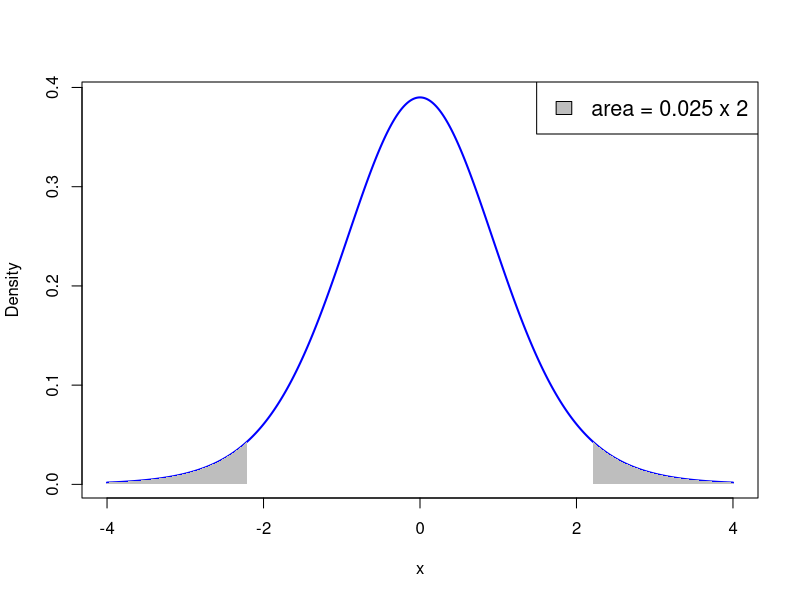
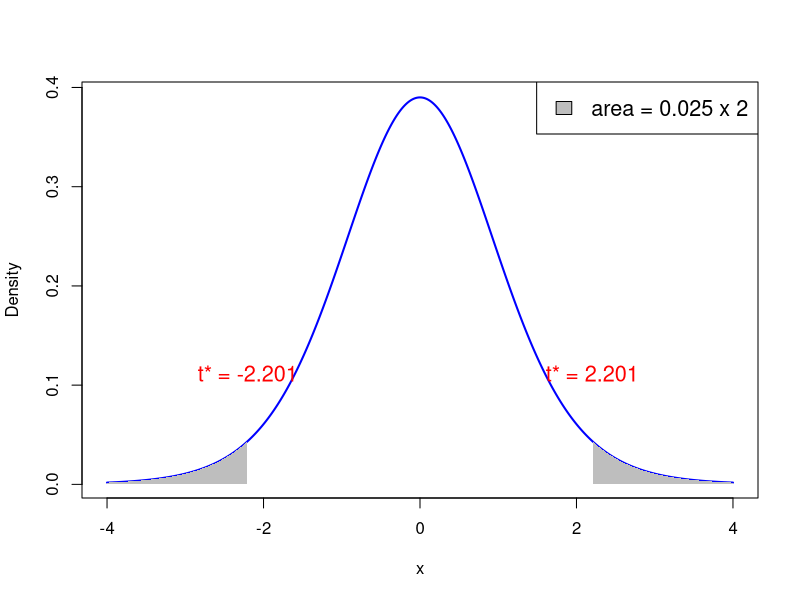
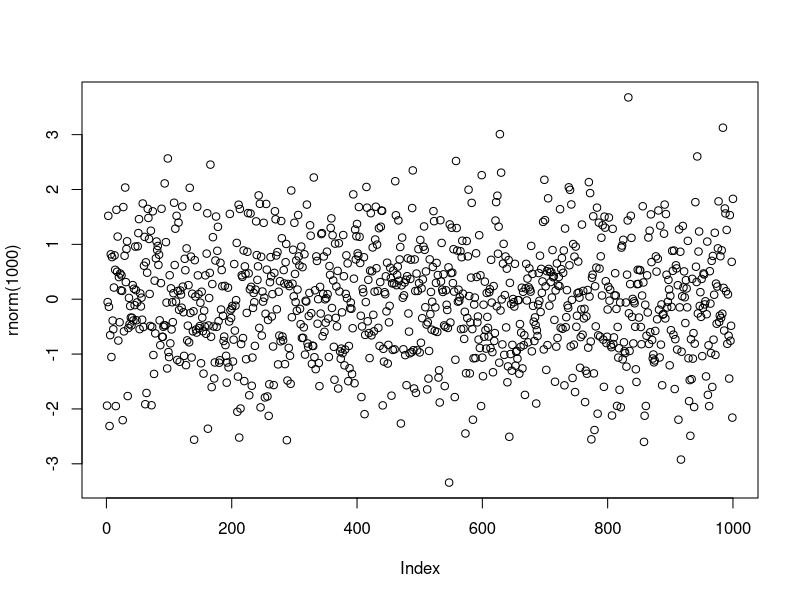
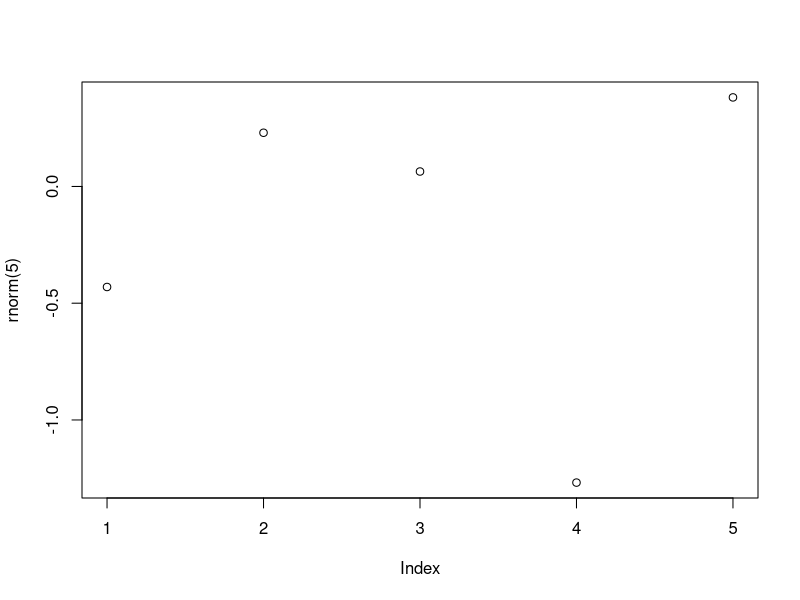
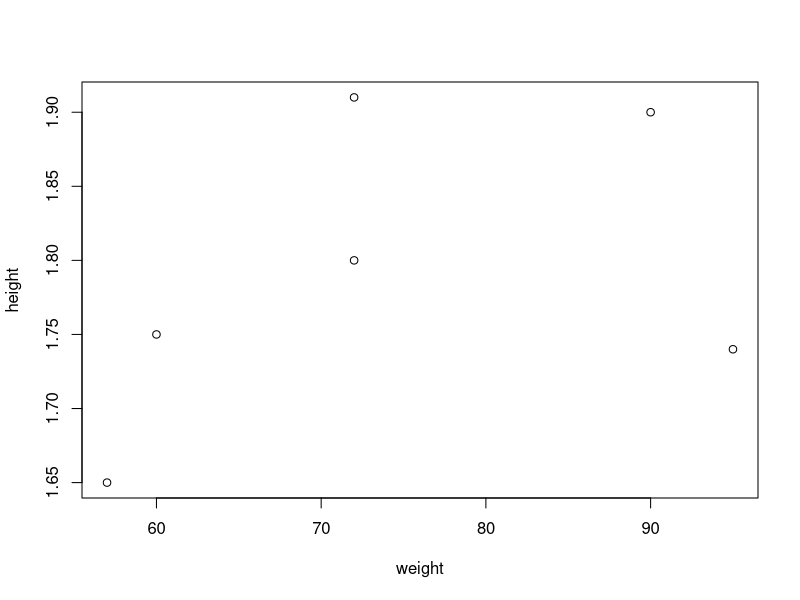
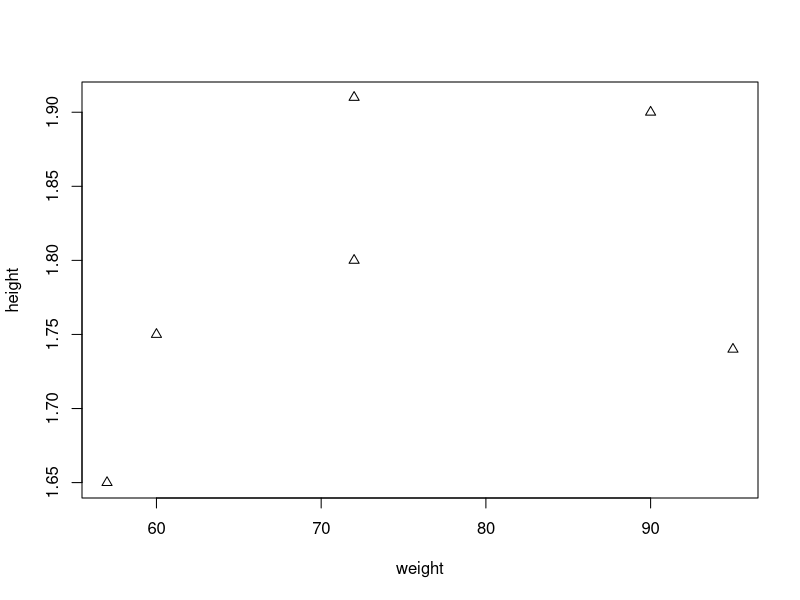
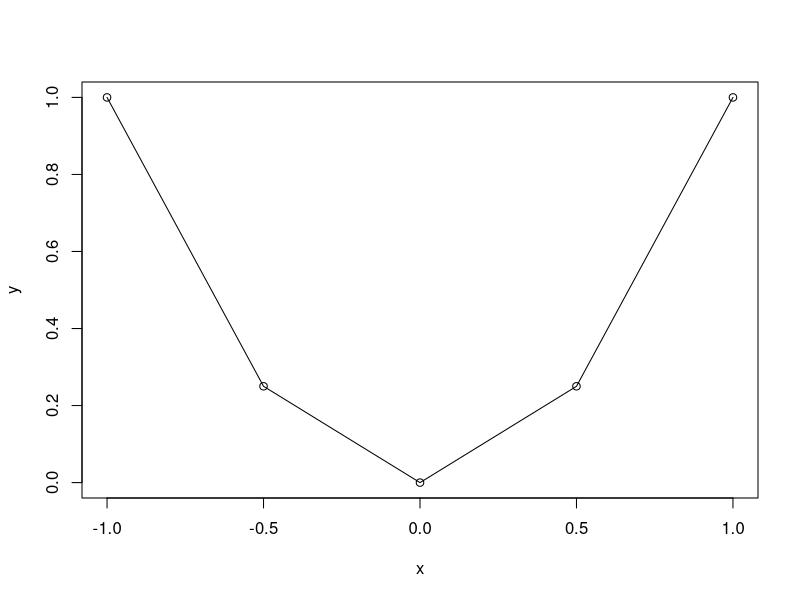
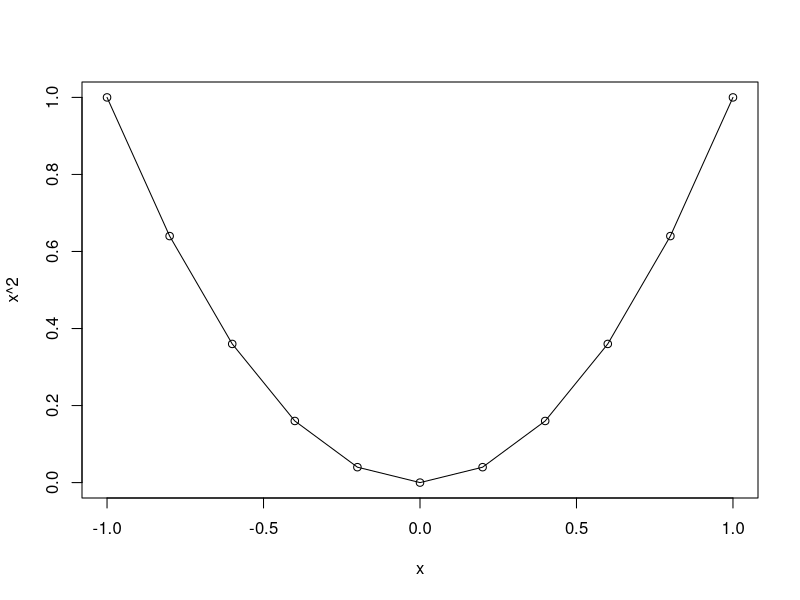

Generate these figures, in order, with R:
## ---- chunk 1
# Degrees of freedom
df <- 11

# Values for x-axis
x <- seq(-4, 4, length.out = 1000)

# Calculate PDF of t-distribution
pdf <- dt(x, df)

# Plot PDF
plot(x, pdf, type = "l", col = "blue", lwd = 2, xlab = "x", ylab = "Density")

# Shade area where p-value < 0.025
x_fill_left <- x[x <= qt(0.025, df)]
y_fill_left <- pdf[x <= qt(0.025, df)]
polygon(c(x_fill_left, rev(x_fill_left)), c(y_fill_left, rep(0, length(y_fill_left))), col = "gray", border = NA)

# Shade area where p-value > 0.975
x_fill_right <- x[x >= qt(0.975, df)]
y_fill_right <- pdf[x >= qt(0.975, df)]
polygon(c(x_fill_right, rev(x_fill_right)), c(y_fill_right, rep(0, length(y_fill_right))), col = "gray", border = NA)

# Add legend
legend("topright", legend = c("area = 0.025 x 2"), fill = "gray", cex = 1.3)


## ---- chunk 2
# Degrees of freedom
df <- 11

# Values for x-axis
x <- seq(-4, 4, length.out = 1000)

# Calculate PDF of t-distribution
pdf <- dt(x, df)

# Plot PDF
plot(x, pdf, type = "l", col = "blue", lwd = 2, xlab = "x", ylab = "Density")

# Shade area where p-value < 0.025
x_fill_left <- x[x <= qt(0.025, df)]
y_fill_left <- pdf[x <= qt(0.025, df)]
polygon(c(x_fill_left, rev(x_fill_left)), c(y_fill_left, rep(0, length(y_fill_left))), col = "gray", border = NA)

# Shade area where p-value > 0.975
x_fill_right <- x[x >= qt(0.975, df)]
y_fill_right <- pdf[x >= qt(0.975, df)]
polygon(c(x_fill_right, rev(x_fill_right)), c(y_fill_right, rep(0, length(y_fill_right))), col = "gray", border = NA)

# Add annotations for p value = 0.025 on both sides
text(qt(0.025, df), dt(qt(0.025, df), df) + 0.05, paste("t* =", round(qt(0.025, df), 4)), pos = 3, col = "red", cex = 1.3, adj = c(8.5, 4.5))
text(qt(0.975, df), dt(qt(0.975, df), df) + 0.05, paste("t* =", round(qt(0.975, df), 4)), pos = 3, col = "red", cex = 1.3, adj = c(5.5, 4.5))

# Add legend
legend("topright", legend = c("area = 0.025 x 2"), fill = "gray", cex = 1.3)


## ---- chunk 3
#| echo: true
plot(rnorm(1000))
## ---- chunk 4
#| echo: true

2 + 2
2 * 3 - 1 + 2 ^ 7
exp(-10)
log(2)
pi
sin(pi/2)

## ---- chunk 5
#| echo: true

# This is a comment in R
# Comments are ignored by R

1 + 1   # This works out the result of one plus one!
## ---- chunk 6
#| echo: true
rnorm(5)
## ---- chunk 7
#| echo: true
#| output-location: slide
plot(rnorm(5))
## ---- chunk 8
#| echo: true
# Store 2 in the variable x
x <- 2

# Print x to screen
x
## ---- chunk 9
#| echo: true
# Assign 2 to x
x <- 2

# Compute x + x and print to screen
x + x

# x still contains 2
x
## ---- chunk 10
x <- 2
print(x)
## ---- chunk 11
#| echo: true
sentence <- "Stats is great!"
print(sentence)
## ---- chunk 12
#| echo: true
sentence <- "Stats is great!"
cat(sentence)
## ---- chunk 13
#| echo: true

# Store the result of 2 + 2 in variable two.plus.two

two.plus.two <- 2 + 2

# We want to print to screen the following message:
# "The result of 2 + 2 is two.plus.two"

cat("The result of 2 + 2 is", two.plus.two)
## ---- chunk 14
# This codes sums two numbers and prints result on screen
x <- 1
y <- 2

result <- x + y

# Print the result on screen
cat("Code run successfully!")
cat("The sum of", x , "and", y, "is", result)
## ---- chunk 15
rm(list = ls())
## ---- chunk 16
#| echo: true

# Create 3 variables x, y, z
x <- 2
y <- "Dog"
z <- pi

# Workspace contains variables x, y, z
# This can be displayed by using ls()
ls()
## ---- chunk 17
#| echo: true

# Create 3 variables x, y, z
x <- 2
y <- "Dog"
z <- pi

# Remove x from workspace
rm(x)

# Now the workspace contains only y and z
ls( )
## ---- chunk 18
#| echo: true

# Create 3 variables x, y, z
x <- 2
y <- "Dog"
z <- pi

# Remove all variables from workspace
rm(list = ls())

# Let us check that the workspace is empty
ls( )
## ---- chunk 19
#| echo: true

# Constuct a vector and store it in variable "vector"
vector <- c(60, 72, 57, 90, 95, 72)

# Print vector
print(vector)
## ---- chunk 20
#| echo: true

# Constuct two vectors of radius and height of 6 cylinders
radius <- c(6, 7, 5, 9, 9, 7)
height <- c(1.7, 1.8, 1.6, 2, 1, 1.9)

# Compute the volume of each cylinder and store it in "volume"
volume <- pi * radius^2 * height

# Print volume
print(volume)
## ---- chunk 21
#| echo: true

a <- c(1, 2, 3, 4, 5, 6, 7)
b <- c(0, 1)

a + b
## ---- chunk 22
#| echo: true

vector <- c(1, 2, 3, 4, 5, 6)
scalar <- 2

# Multiplication of vector by a scalar
vector * scalar

# Summing a scalar to each component of a vector
vector + scalar
## ---- chunk 23
x <- c(1, 2, 3, 4, 5)

sum <- sum(x)
length <- length(x)

cat("Here is the vector x: (", x, ")")
cat("The components of vector x sum to", sum)
cat("The length of vector x is", length)
## ---- chunk 24
# First store the wage data into a vector
x <- c(36, 40, 46, 54, 57, 58, 59, 60, 62, 63)

# Let us compute the mean by using formula
xbar = sum(x) / length(x)

# Compute the mean by using built in R function
xbar_check = mean(x)

# We now print both results to screen
cat("Sample mean computed with formula is", xbar)
cat("Sample mean computed with R function is", xbar_check)
cat("They coincide!")
## ---- chunk 25
# Again, store the wage data into a vector
x <- c(36, 40, 46, 54, 57, 58, 59, 60, 62, 63)

# Compute the sample variance using formula
xbar = mean(x)
n = length(x)
s2 = sum( (x - xbar)^2 ) / (n - 1) 

# Compute the sample variance using built in R function
s2_check = var(x)

# We now print both results to screen
cat("Sample variance computed with formula is", s2)
cat("Sample variance computed with R function is", s2_check)
cat("They coincide!")
## ---- chunk 26
# Enter CCI data using c()
score_2007 <- c(86, 86, 88, 90, 99, 97, 97, 96, 99, 97, 90, 90)
score_2009 <- c(24, 22, 21, 21, 19, 18, 17, 18, 21, 23, 22, 21)

# Compute vector of differences in CCI
difference <- score_2007 - score_2009

# Perform t-test with null hypothesis mu0 = 0
t.test(difference, mu = 0)
## ---- chunk 27
# Enter CCI data using c()
score_2007 <- c(86, 86, 88, 90, 99, 97, 97, 96, 99, 97, 90, 90)
score_2009 <- c(24, 22, 21, 21, 19, 18, 17, 18, 21, 23, 22, 21)
difference <- score_2007 - score_2009

# Store output of t-test
t_test_result <- t.test(difference, mu = 0)

# Capture output from print
output <- capture.output(print(t_test_result))

# Print only one line of the output
cat(output[2])
## ---- chunk 28
# Enter CCI data using c()
score_2007 <- c(86, 86, 88, 90, 99, 97, 97, 96, 99, 97, 90, 90)
score_2009 <- c(24, 22, 21, 21, 19, 18, 17, 18, 21, 23, 22, 21)
difference <- score_2007 - score_2009

# Store output of t-test
t_test_result <- t.test(difference, mu = 0)

# Capture output from print
output <- capture.output(print(t_test_result))

# Print only one line of the output
cat(output[4])
## ---- chunk 29
# Enter CCI data using c()
score_2007 <- c(86, 86, 88, 90, 99, 97, 97, 96, 99, 97, 90, 90)
score_2009 <- c(24, 22, 21, 21, 19, 18, 17, 18, 21, 23, 22, 21)
difference <- score_2007 - score_2009

# Store output of t-test
t_test_result <- t.test(difference, mu = 0)

# Capture output from print
output <- capture.output(print(t_test_result))

# Print only one line of the output
cat(output[5])
## ---- chunk 30
# Enter CCI data using c()
score_2007 <- c(86, 86, 88, 90, 99, 97, 97, 96, 99, 97, 90, 90)
score_2009 <- c(24, 22, 21, 21, 19, 18, 17, 18, 21, 23, 22, 21)
difference <- score_2007 - score_2009

# Store output of t-test
t_test_result <- t.test(difference, mu = 0)

# Capture output from print
output <- capture.output(print(t_test_result))

# Print only one line of the output
cat(output[6])
## ---- chunk 31
# Enter CCI data using c()
score_2007 <- c(86, 86, 88, 90, 99, 97, 97, 96, 99, 97, 90, 90)
score_2009 <- c(24, 22, 21, 21, 19, 18, 17, 18, 21, 23, 22, 21)
difference <- score_2007 - score_2009

# Store output of t-test
t_test_result <- t.test(difference, mu = 0)

# Capture output from print
output <- capture.output(print(t_test_result))

# Print only one line of the output
cat(output[7])
cat(output[8])
## ---- chunk 32
# Enter CCI data using c()
score_2007 <- c(86, 86, 88, 90, 99, 97, 97, 96, 99, 97, 90, 90)
score_2009 <- c(24, 22, 21, 21, 19, 18, 17, 18, 21, 23, 22, 21)
difference <- score_2007 - score_2009

# Store output of t-test
t_test_result <- t.test(difference, mu = 0)

# Capture output from print
output <- capture.output(print(t_test_result))

# Print only one line of the output
cat(output[7])
cat(output[8])
## ---- chunk 33
# Enter CCI data using c()
score_2007 <- c(86, 86, 88, 90, 99, 97, 97, 96, 99, 97, 90, 90)
score_2009 <- c(24, 22, 21, 21, 19, 18, 17, 18, 21, 23, 22, 21)
difference <- score_2007 - score_2009

# Store output of t-test
t_test_result <- t.test(difference, mu = 0)

# Capture output from print
output <- capture.output(print(t_test_result))

# Print only one line of the output
cat(output[7])
cat(output[8])
## ---- chunk 34
# Enter CCI data using c()
score_2007 <- c(86, 86, 88, 90, 99, 97, 97, 96, 99, 97, 90, 90)
score_2009 <- c(24, 22, 21, 21, 19, 18, 17, 18, 21, 23, 22, 21)
difference <- score_2007 - score_2009

# Store output of t-test
t_test_result <- t.test(difference, mu = 0)

# Capture output from print
output <- capture.output(print(t_test_result))

# Print only one line of the output
cat(output[9])
cat(output[10])
cat(output[11])
## ---- chunk 35
#| echo: true
#| output-location: slide

# Store weight and height data in 2 vectors
weight <- c(60, 72, 57, 90, 95, 72)
height <- c(1.75, 1.80, 1.65, 1.90, 1.74, 1.91)

# Plot weight against height
plot(weight, height)
## ---- chunk 36
#| echo: true
#| output-location: slide

# Store weight and height data in 2 vectors
weight <- c(60, 72, 57, 90, 95, 72)
height <- c(1.75, 1.80, 1.65, 1.90, 1.74, 1.91)

# Plot weight against height using little triangles
plot(weight, height, pch = 2)
## ---- chunk 37
#| echo: true
#| output-location: slide

# Input vector for grid of x coordinates
x <- c(-1, -0.5, 0, 0.5, 1)

# Compute the function y=x^2 on the grid
y <- x^2

# Generate scatter plot of (x,y)
plot(x, y)

# Add linear interpolation
lines(x, y)
## ---- chunk 38
#| echo: true
x <- seq(from = 2, to = 20, by = 2)
print(x)
## ---- chunk 39
x <- seq(from = 1, to = 11, by = 2)
y <- seq(1, 11, 2)

cat("Vector x is: (", x, ")")
cat("Vector y is: (", y, ")")
cat("They are the same!")
## ---- chunk 40
#| echo: true

x <- seq(from = -1, to = 1, by = 0.2)
print(x)
## ---- chunk 41
#| echo: true
#| 
# Use seq() to generate x grid
x <- seq(from = -1, to = 1, by = 0.2)

# Plot the function y=x^2
plot(x, x^2)
lines(x, x^2)
## ---- chunk 42
#| echo: true
#| output-location: slide

x <- rnorm(1000)

plot(x)
## ---- chunk 43
#| echo: true
seq(1, 11, length.out = 6)
## ---- chunk 44
#| echo: true
seq(1, 11, 6)
## ---- chunk 45
my_mean <- function(vector = x) {
  
  mean_of_x <- sum(x) / length(x)
  
  return(mean_of_x)  
}

# Generate a random vector of 1000 entries from N(0,1)
x <- rnorm(1000)

# Compute mean of x with my_mean
xbar <- my_mean(x)

# Compute mean of x with built in function mean
xbar_check <- mean(x)
  
cat("Mean of x computed with my_mean is:", xbar)
cat("Mean of x computed with R mean is:", xbar_check)
cat("They coincide!")
## ---- chunk 46
#| echo: true
x <- c("Red", "Green", "Blue")
print(x)
## ---- chunk 47
#| echo: true
x <- c('Red', 'Green', 'Blue')
print(x)
## ---- chunk 48
x <- c("Red", "Green", "Blue")
print(x)
cat(x)
## ---- chunk 49
y <- c("Red Green", "Blue")
print(y)
cat(y)
## ---- chunk 50
#| echo: true

# Create logical vector
x <- c(T, T, F, T, NA)

# Print the logical vector
print(x)
## ---- chunk 51
# Generate a vector containing sequence 1 to 8
x <- seq(from = 1 , to = 8, by = 1)

# Generate vector of flags for entries strictly above 5
y <- ( x > 5 )

cat("Vector x is: (", x, ")")
cat("Entries above 5 are: (", y, ")")
## ---- chunk 52
#| echo: true
T + T
T + F
## ---- chunk 53
#| echo: true
F + F
F + T + 3
## ---- chunk 54
# Generate vector with 1000 normal entries
x <- rnorm(1000)

# Generate logical vector of entries above 0
y <- (x > 0)

# Count entries above zero
above_zero <- sum(y)

cat("Number of entries which are above the average 0 is", above_zero)
cat("This is pretty close to 500!")
## ---- chunk 55
#| echo: true

2 * NA
NA + NA
T + NA
## ---- chunk 56
#| echo: true

vector <- c("Cat", "Dog", "Mouse")

second_element <- vector[2]           # Access 2nd entry of vector

print(second_element)
## ---- chunk 57
#| echo: true

vector <- c("Cat", "Dog", "Mouse")

# We replace 2nd entry of vector with string "Horse"
vector[2] <- "Horse"

print(vector)
## ---- chunk 58
#| echo: true

vector <- c(11, 22, 33, 44, 55, 66, 77, 88, 99, 100)

# We store 1st, 3rd, 5th entries of vector in slice
slice <- vector[c(1, 3, 5)]   

print(slice)

## ---- chunk 59
#| echo: true

vector <- c(11, 22, 33, 44, 55, 66, 77, 88, 99, 100)

# We store 2nd to 7th entries of vector in slice
slice <- vector[2:7]

print(slice)
## ---- chunk 60
# Create a vector x
x <- c(11, 22, 33, 44, 55, 66, 77, 88, 99, 100)

# Print vector x
cat("Vector x is:", x)

# Delete 2nd, 3rd and 7th entries of x
x <- x[ -c(2, 3, 7) ]

# Print x again
cat("Vector x with 2nd, 3rd and 7th entries removed:", x)
## ---- chunk 61
# Create numeric vector x
x <- c(5, -2.3, 4, 4, 4, 6, 8, 10, 40221, -8)

# Get negative components from x and store them in neg_x
neg_x <- x[ x < 0 ]

cat("Vector x is:", x)
cat("Negative components of x are:", neg_x)
## ---- chunk 62
# Create numeric vector
x <- c(5, -2.3, 4, 4, 4, 6, 8, 10, 40221, -8)

# Get components between 0 and 100
range_x <- x[ (x > 0) & (x < 100) ]

cat("Vector x is:", x)
cat("Components of x between 0 and 100 are:", range_x)
## ---- chunk 63
# Create a logical flag vector
flag <- c(T, F, F, T, F)

# Indices for  flag which
true_flag <- which(flag)

cat("Flag vector is:", flag)
cat("Positions for which Flag is TRUE are:", true_flag)
## ---- chunk 64
# Create numeric vector x
x <- c(5, -2.3, 4, 4, 4, 6, 8, 10, 40221, -8)

# Print x
cat("Vector x is:", x)

# Flag positive components of x
flag_pos_x <- (x > 0)

# Remove positive components from x
 x <- x[ -which(flag_pos_x) ]

# Print x again
cat("Vector x with positive components removed:", x)
## ---- chunk 65
#| echo: true

# Generate a vector of values 1, 2, 3, 4, 5
x <- c(1, 2, 3, 4, 5)

# Print the vector
print(x)
## ---- chunk 66
#| echo: true

# Create 2 vectors
x <- c(1, 2, 3, 4, 5)
y <- c(6, 7, 8)

# Concatenate vectors x and y, and also add element 9
z <- c(x, y, 9)

# Print the resulting vector
print(z)
## ---- chunk 67
#| echo: true

# We specify a vector with 3 named entries
x <- c(first = "Red", second = "Green", third = "Blue")

# Print the named vector
print(x)
## ---- chunk 68
# Create named vector
x <- c(first = "Red", second = "Green", third = "Blue")

# Names of componenents of x are accessed via names(x)
names_x <- names(x)

# Values of componenents of x are accessed via unname(x)
values_x <- unname(x)

cat("Names of x are:", names(x))
cat("Values of x are:", unname(x))
## ---- chunk 69
#| echo: true

c(FALSE, 2)        # Converts FALSE to 0
## ---- chunk 70
#| echo: true

c(pi, "stats")     # Converts pi to string 

## ---- chunk 71
#| echo: true

c(TRUE, "stats")   # Converts TRUE to string
## ---- chunk 72
#| echo: true

# The following generates a vector of integers from 1 to 6
x <- seq(1, 6)

print(x)
## ---- chunk 73
# Generate two vectors of integers from 1 to 6
x <- seq(1, 6)
y <- 1:6

cat("Vector x is:", x)
cat("Vector y is:", y)
cat("They are the same!")
## ---- chunk 74
# Create a vector with 3 components
x <- c(2, 1, 3)

# Repeats 4 times the vector x
y <- rep(x, 4)

cat("Original vector is:", x)
cat("Original vector repeated 4 times:", y)
## ---- chunk 75
x <- c(2, 1, 3)         # Vector to replicate
y <- c(1, 2, 3)         # Vector saying how to replicate 

z <- rep(x, y)          # 1st entry of x is replicated 1 time
                        # 2nd entry of x is replicated 2 times
                        # 3rd entry of x is replicated 3 times

cat("Original vector is:", x)
cat("Original vector repeated is:", z)
## ---- chunk 76
#| echo: true

x <- c("Cat", "Dog")     # Vector to replicate

y <- rep(x, c(3, 4))     # 1st entry of x is replicated 3 times
                         # 2nd entry of x is replicated 4 times

cat("Vector of labels is:", y)
